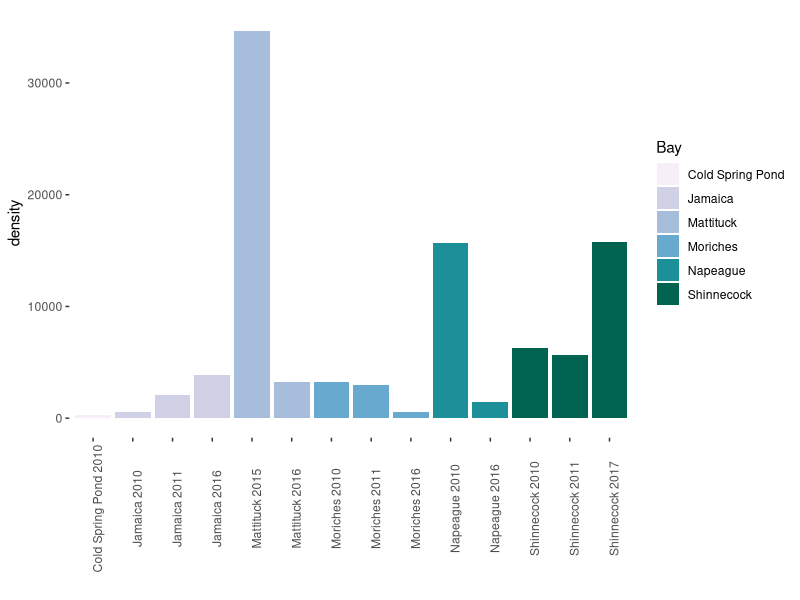
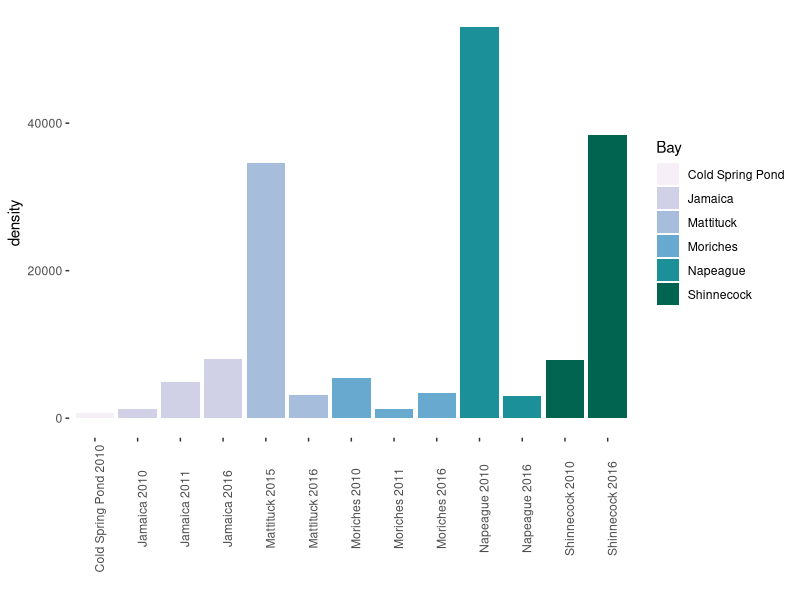

Source code (R) for these figures, in order:
## ---- chunk 1
knitr::opts_chunk$set(echo = FALSE, warning=FALSE, cache=TRUE)
## ---- chunk 2
library("tidyr")
library("ggplot2")
library("plyr")
library("purrr")
library("dplyr")
## ---- chunk 3
#keeping everything in this folder
setwd("/Users//tdolan/Documents//R-Github//WFFieldSurveyPaper")
somedata3<-read.csv("somedata3_Mar-4-2020.csv", na.strings="", header=TRUE)
#somedata4 <-dplyr::select(somedata3,-rcpT,-std_cpue,-cpue)
## ---- chunk 4
SomeData <-somedata3 %>% dplyr::select(-minl, -maxl, -sdl, -distswept, -Tow, -Towindex) %>% mutate(Pres =ifelse(cpT > 0,1,0))%>%
  unite(BayYear,Bay,Year, remove=FALSE)%>% base::split(.$Bay)
Bay <-SomeData$`Shinnecock` # Just change out the bay you are looking at. 

total.area <- 1.61*1000 #for Shinnecock
       #   <- 1.49*1000 #for Moriches
       #   <- 2.24*1000 #for Jamaica
       #   <- 1.98*1000 #for Napeague
       #   <- 0.52*1000 #for Cold Spring Pond
      #    <- 0.37*1000 #for Mattituck
## ---- chunk 5
all.area <-(1.61*1000) + (1.49*1000) + (2.24*1000) + (1.98*1000) + (0.52*1000) +(0.37*1000)

SomeData2 <-somedata3 %>% dplyr::select(-minl, -maxl, -sdl, -distswept, -Tow, -Towindex) %>% mutate(Pres =ifelse(cpT > 0,1,0))%>%
  unite(BayYear,Bay,Year, remove=FALSE)

#Skyler's way function:
split.bay <- SomeData2 %>% base::split(.$Bay) 
skyprod <-function(df, areA) {
dat.eq1 <-ddply(df, ~Year, summarize, nh=n_distinct(X)) %>% mutate(Prop=(areA*1000)/nh) 
df <-left_join(df, dat.eq1) %>%  mutate(Prod=Prop*cpT)
df.prod <-ddply(df, ~Year, summarize, sumProd=sum(Prod))
print(c(df.prod$sumProd,mean(df.prod$sumProd),sd(df.prod$sumProd)))}

a <-skyprod(split.bay$Shinnecock,1.61)
a <- as.data.frame(cbind(c(2010,2011,2016,2017,"mean","sd"),a)); names(a) <-c("year","Shinnecock")
a <-mutate(a,year=as.factor(year))
b <-skyprod(split.bay$Jamaica,2.24)
b <- as.data.frame(cbind(c(2010,2011,2016,"mean","sd"),b)); names(b) <-c("year","Jamaica") 
b <-mutate(b,year=as.factor(year)) %>% full_join(a, by="year")
c <-skyprod(split.bay$Moriches,1.49)
c <- as.data.frame(cbind(c(2010,2011,2016,"mean","sd"),c)); names(c) <-c("year","Moriches")
c <-mutate(c,year=as.factor(year)) %>% full_join(b, by="year")
d <-skyprod(split.bay$Napeague,1.98)
d <- as.data.frame(cbind(c(2010,2016,"mean","sd"),d)); names(d) <-c("year","Napeague")
d<-mutate(d,year=as.factor(year))%>% full_join(c, by="year")
e <-skyprod(split.bay$`Cold Spring Pond`,0.52)
e <- as.data.frame(cbind(c(2010,"mean","sd"),e)); names(e) <-c("year","Cold Spring Pond") 
e <-mutate(e,year=as.factor(year))%>% full_join(d, by="year")

#peak, week before peak, and week after peak
# ratio of the peak to the whole season. or just the peak and the sum overall. 
#for bays with two peaks do the bigger peak. 

MTtows <-read.csv("mt YOY length and weight.csv",header=TRUE)
MTtows <-mutate(MTtows, len = as.numeric(Length..mm.), Tow=as.factor(Tow), Date=as.Date(Date)) %>%mutate(pres = ifelse(is.na(len),0,1))
MTcpt <-ddply(MTtows, Date~Tow, summarize, cpT=sum(pres)) %>% separate(Date, c("Year","m","d"),sep="-", remove=FALSE) %>% dplyr::rename(X=Tow)

f <-skyprod(MTcpt,0.37)
f <- as.data.frame(cbind(c(2015, 2016,"mean","sd"),f)); names(f) <-c("year","Mattituck")
f <-mutate(f,year=as.factor(year))%>% full_join(e, by="year")

x <-c("2010","2011","2015","2016","2017","mean","sd")
f.season<- f %>% slice(match(x,year))


gatherseason <-f.season%>%
  pivot_longer(c(Mattituck,`Cold Spring Pond`,Napeague,Moriches,Jamaica,Shinnecock),names_to = "Bay",values_to = "value") %>%na.omit() %>%
 unite(BayYear, Bay, year, sep=" ", remove=FALSE)%>%mutate(value=as.numeric(as.character(value)))

gatherseason.nosd <-filter(gatherseason, year !="sd")


drabcolors <-c("#f6eff7","#d0d1e6","#a6bddb", "#67a9cf", "#1c9099", "#016450")

gatherseason.nosd %>%
  filter(year %in% c(2010,2011,2015,2016,2017))%>%
  ggplot(aes(x=BayYear,y=value, fill=Bay)) +
  geom_bar(stat="identity", position="dodge")+ ylim(c(0,35000))+

  #geom_errorbar(aes(ymin=`95% LCI`, ymax=`95% UCI`),
   #               width=.2,position=position_dodge(.9), colour="lightgrey")+
  scale_fill_manual(values=drabcolors)+
  #facet_wrap(~year)+
  xlab("")+ylab("density")+
  theme(axis.text.x = element_text(angle = 90),panel.background = element_rect(fill = "white", colour = "white"))
#ggsave("bayprod_season.png", path="/Users/tdolan/documents/WF SK PROJ/Survey data/Field Survey Paper/final figures")
#dev.off()

## ---- chunk 6
eday <- function(df){
  edays <-c()
for (i in 2:length(df$Date)){
  edays[i] <-df$Date[i]-df$Date[1]}
edays[1] <-0
df <-cbind(df,edays)
}
prepeak <-somedata3%>% dplyr::select(-minl, -maxl, -sdl, -distswept, -Tow, -Towindex) %>% mutate(Date=as.Date(Date))%>%
  unite(BayYear,Bay,Year, remove=FALSE)%>% arrange(Date)%>% base::split(.$BayYear) %>% map(eday)  #very important to arrange by date first. 

findpeak <-ddply(somedata3, Bay~Year~Date, summarize, new.cpue=sum(cpT)/sum(area))

#what about instead of edays we just literally use the date would that work? 

#subset the dataset to before the peak by manually looking at what eday corresponds to the maximum cpue, the day before and after. 
prepeak_CSP10 <-filter(prepeak$`Cold Spring Pond_2010`, edays %in% c(0,7)) 
prepeak_J10 <-filter(prepeak$`Jamaica_2010`, edays %in% c(0,17))
prepeak_J11 <-filter(prepeak$`Jamaica_2011`, edays %in% c(0,28,42))
prepeak_J16 <-filter(prepeak$`Jamaica_2016`, edays %in% c(0,7))
prepeak_M10 <-filter(prepeak$`Moriches_2010`, edays %in% c(8,24,44))
prepeak_M11 <-filter(prepeak$`Moriches_2011`, edays %in% c(23,35,49))  
prepeak_M16 <-filter(prepeak$`Moriches_2016`, edays %in% c(23,30,37)) 
prepeak_N10 <-filter(prepeak$`Napeague_2010`, edays %in% c(0,21))
prepeak_N16 <-filter(prepeak$`Napeague_2016`, edays %in% c(21, 27, 35))
prepeak_Sh10 <-filter(prepeak$`Shinnecock_2010`, edays %in% c(9,27, 43)) #First peak
prepeak_Sh11 <-filter(prepeak$`Shinnecock_2011`, edays %in% c(0,25)) #First peak, second peak is at edays=79
prepeak_Sh16 <-filter(prepeak$`Shinnecock_2016`, edays %in% c(23, 30, 37)) #First peak, second peak, which is slightly larger, is at edays=56
prepeak_Sh17 <-filter(prepeak$`Shinnecock_2017`, edays %in% c(12, 20, 26)) #first peak, second peak, which is smaller, is at edays=47
prepeak_MT15 <-filter(MTcpt, Year=="2015") %>% eday() %>% filter(edays  %in% c(0, 13, 27)) %>% mutate(Year=as.integer(Year), X=as.integer(X), Bay="Mattituck")
prepeak_MT16 <<-filter(MTcpt, Year=="2016") %>% eday() %>% filter(edays  %in% c(11, 28, 39)) %>% mutate(Year=as.integer(Year),X=as.integer(X),Bay="Mattituck")
prepeak <-bind_rows(prepeak_CSP10,prepeak_J10,prepeak_J11,prepeak_J16,prepeak_M10,prepeak_M11,prepeak_M16,prepeak_N10,prepeak_N16,prepeak_Sh10,prepeak_Sh11,prepeak_Sh16,prepeak_Sh17, prepeak_MT15, prepeak_MT16) 

#use Skyler's way function:
split.bay <- prepeak %>% base::split(.$Bay) 

a <-skyprod(split.bay$Shinnecock,1.61)
a <- as.data.frame(cbind(c(2010,2011,2016,2017,"mean","sd"),a)); names(a) <-c("year","Shinnecock")
a <-mutate(a,year=as.factor(year))
b <-skyprod(split.bay$Jamaica,2.24)
b <- as.data.frame(cbind(c(2010,2011,2016,"mean","sd"),b)); names(b) <-c("year","Jamaica") 
b <-mutate(b,year=as.factor(year)) %>% full_join(a, by="year")
c <-skyprod(split.bay$Moriches,1.49)
c <- as.data.frame(cbind(c(2010,2011,2016,"mean","sd"),c)); names(c) <-c("year","Moriches")
c <-mutate(c,year=as.factor(year)) %>% full_join(b, by="year")
d <-skyprod(split.bay$Napeague,1.98)
d <- as.data.frame(cbind(c(2010,2016,"mean","sd"),d)); names(d) <-c("year","Napeague")
d<-mutate(d,year=as.factor(year))%>% full_join(c, by="year")
e <-skyprod(split.bay$`Cold Spring Pond`,0.52)
e <- as.data.frame(cbind(c(2010,"mean","sd"),e)); names(e) <-c("year","Cold Spring Pond") 
e <-mutate(e,year=as.factor(year))%>% full_join(d, by="year")
f <-skyprod(MTcpt,0.37)
f <- as.data.frame(cbind(c(2015, 2016,"mean","sd"),f)); names(f) <-c("year","Mattituck")
f <-mutate(f,year=as.factor(year))%>% full_join(e, by="year")

x <-c("2010","2011","2015","2016","2017","mean","sd")
f.prepeak<- f %>% slice(match(x,year))

gatherpp <-f.prepeak%>%
  pivot_longer(c(Mattituck,`Cold Spring Pond`,Napeague,Moriches,Jamaica,Shinnecock),names_to = "Bay",values_to = "value") %>%na.omit() %>%
 unite(BayYear, Bay, year, sep=" ", remove=FALSE)%>%mutate(value=as.numeric(as.character(value)))

gatherpp.nosd <-filter(gatherpp, year !="sd")


drabcolors <-c("#f6eff7","#d0d1e6","#a6bddb", "#67a9cf", "#1c9099", "#016450")

gatherpp.nosd %>%
  filter(year %in% c(2010,2011,2015,2016,2017))%>%
  ggplot(aes(x=BayYear,y=value, fill=Bay)) +
  geom_bar(stat="identity", position="dodge")+ #ylim(c(0,35000))+

  #geom_errorbar(aes(ymin=`95% LCI`, ymax=`95% UCI`),
   #               width=.2,position=position_dodge(.9), colour="lightgrey")+
  scale_fill_manual(values=drabcolors)+
  #facet_wrap(~year)+
  xlab("")+ylab("density")+
  theme(axis.text.x = element_text(angle = 90),panel.background = element_rect(fill = "white", colour = "white"))
#ggsave("bayprod_prepeak.png", path="/Users/tdolan/documents/WF SK PROJ/Survey data/Field Survey Paper/final figures")
#dev.off()


